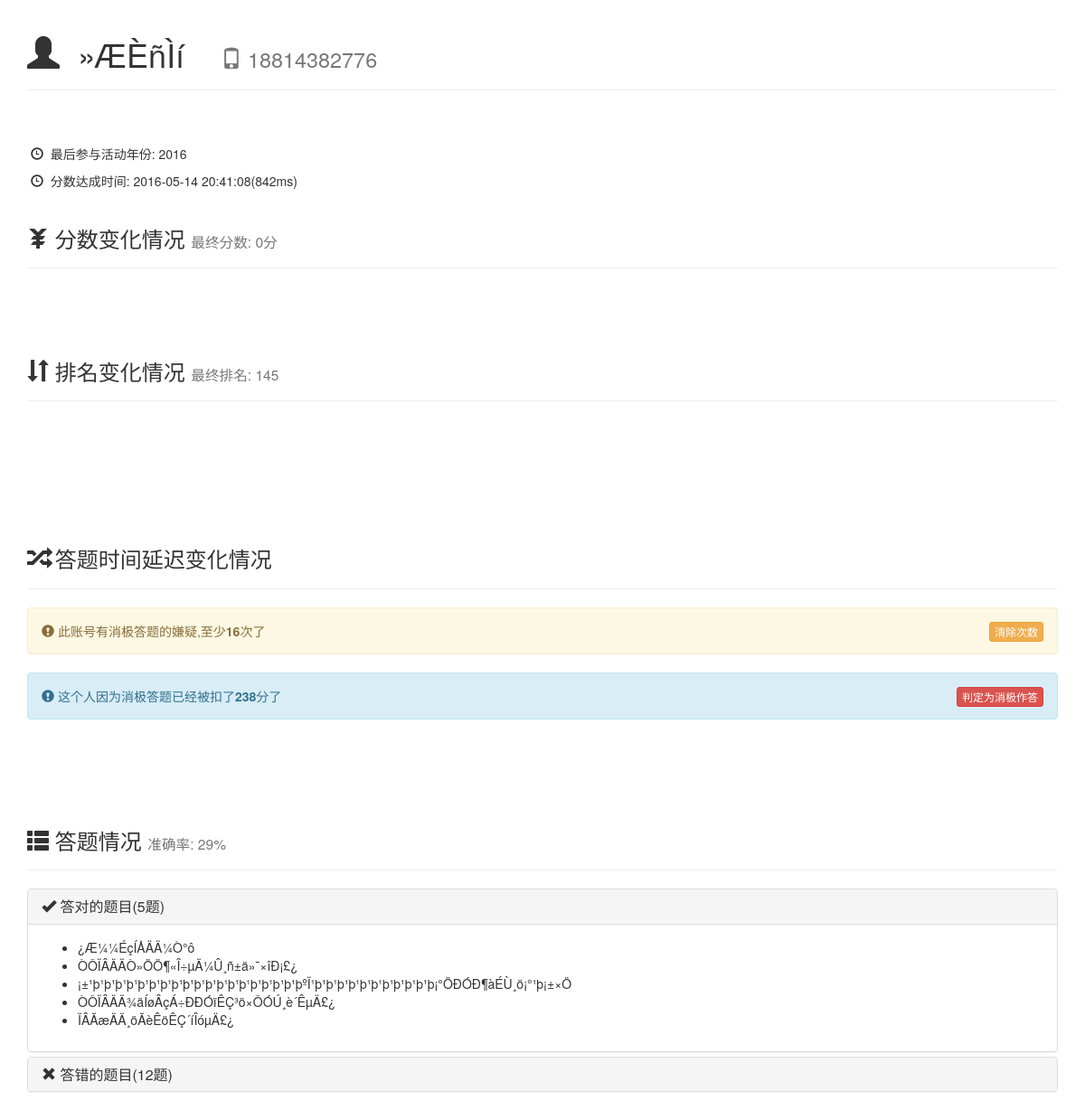
Page /page/activity/CAQ_peoplestatic.php?t=1 on the committed database.
### tables this page shows
CREATE TABLE `question_people` (
  `id` int(11) NOT NULL AUTO_INCREMENT,
  `name` text NOT NULL,
  `tel` text NOT NULL,
  `rightcount` int(11) NOT NULL DEFAULT '0',
  `wrongcount` int(11) NOT NULL DEFAULT '0',
  `score` int(11) NOT NULL DEFAULT '0',
  `historyscore` text NOT NULL,
  `rightids` text,
  `wrongids` text,
  `randomkey` text,
  `achievetime` datetime NOT NULL,
  `achievets` int(11) DEFAULT NULL,
  `isbanned` int(11) NOT NULL DEFAULT '0',
  `wrongidccount` int(11) NOT NULL DEFAULT '0',
  `ranking` int(11) NOT NULL DEFAULT '0',
  `oldranking` int(11) NOT NULL DEFAULT '1000',
  `historyranking` text NOT NULL COMMENT 'Ã¿Ò»´ÎµÄÅÅÃûÇé¿ö',
  `participateyears` text NOT NULL COMMENT '²ÎÓë¹ýµÄÄê·Ý',
  `historydata` text NOT NULL COMMENT '¼ÇÂ¼Ö®Ç°Ã¿Ò»ÄêÕâ¸öÈËµÄ´ðÌâÍ³¼Æ',
  `active` tinyint(4) NOT NULL DEFAULT '1' COMMENT 'ÓÃÀ´¼ÇÂ¼Á¬ÐøÃ»ÓÐÊäÈëÑéÖ¤ÂëµÄ´ÎÊý',
  `activeminusscore` mediumint(9) NOT NULL DEFAULT '0' COMMENT 'ÒòÎªÃ»ÓÐÊäÈëÑéÖ¤ÂëÏû¼«±ÈÈü¶ø¿Û³ýµÄ·ÖÊý×ÜºÍ',
  `lastactiveyear` int(11) NOT NULL COMMENT '×îºóÒ»´Î²ÎÓëÕâ¸ö»î¶¯µÄÄê·Ý',
  PRIMARY KEY (`id`),
  KEY `active` (`active`),
  KEY `lastactiveyear` (`lastactiveyear`)
);

CREATE TABLE `question` (
  `id` int(11) NOT NULL AUTO_INCREMENT,
  `question` text NOT NULL,
  `a` text,
  `b` text,
  `c` text,
  `d` text,
  `randomtrue` char(1) DEFAULT NULL,
  `peoplelimit` int(11) NOT NULL,
  `addscore` int(11) NOT NULL,
  `minusscore` int(11) NOT NULL,
  `sort` int(11) NOT NULL,
  `extension` int(11) NOT NULL DEFAULT '0',
  `availabletime` int(11) NOT NULL,
  PRIMARY KEY (`id`)
);

### plugin/php/sqlhelper.php (called while the page is built, shortened)
<?php
class sqlhelper{
	public function mysql($sql){
		$rerere = mysql_query($sql);
		return $rerere;
	}
}
?>

### page/activity/CAQ_peoplestatic.php (the view, shortened to what this page needs)
<?php
require_once(ROOT_PATH.PLUG_PATH.'/php/sqlhelper.php');
?>
<?php
if(is_array($_GET)&&count($_GET)>0){
    if(isset($_GET["t"])){
        $t=$_GET["t"];
    }else{
        $t="";
    }
}else{
    $t="";
}
$nc = new sqlhelper();
$result = $nc ->mysql("select * from question_people where id=$t limit 1");
$row = mysql_fetch_array($result);
$name = $row['name'];
$tel = $row['tel'];
$rightcount = $row['rightcount'];
$wrongcount = $row['wrongcount'];
$score = $row['score'];
$ranking = $row['ranking'];
$rightids = $row['rightids'];
$wrongids = $row['wrongids'];
$achievetime = $row['achievetime'];
$achievets = $row['achievets'];
$active = $row['active'];
$activeminusscore = $row['activeminusscore'];
$lastactiveyear = $row['lastactiveyear'];
$rightidsarray = array_filter(array_unique(explode(",",$rightids)));
$wrongidsarray = array_filter(array_unique(explode(",",$wrongids)));
$correctrate = $rightcount+$wrongcount == 0? 100 : round($rightcount/($rightcount+$wrongcount)*100);
?>
<!DOCTYPE html>
<html>
    <head>
        <link rel="stylesheet" href="//maxcdn.bootstrapcdn.com/font-awesome/4.3.0/css/font-awesome.min.css">
        <?php echo constant( 'BOOTSTRAP_DEFINE');?>
        <link rel="stylesheet/less" href="<?php echo constant("CSS_PATH")?>caq.less">
        <link href="http://cdn.jsdelivr.net/chartist.js/latest/chartist.min.css" rel="stylesheet" type="text/css" />
    </head>
    <body>
        <div class="container">
            <div class="page-header">
                <h1><span class="glyphicon glyphicon-user"></span>&nbsp;&nbsp;<?php echo $name;?>&nbsp;&nbsp;&nbsp;&nbsp;<small><span class="glyphicon glyphicon-phone"></span>&nbsp;<?php echo $tel;?></small></h1>
            </div>
            <br>
            <br>
            <p>&nbsp;<span class="glyphicon glyphicon-time"></span>&nbsp;&nbsp;最后参与活动年份:&nbsp;<?php echo $lastactiveyear;?></p>
            <p>&nbsp;<span class="glyphicon glyphicon-time"></span>&nbsp;&nbsp;分数达成时间:&nbsp;<?php echo $achievetime."(".$achievets."ms)"?></p>
            <div class="page-header">
                <h3><span class="glyphicon glyphicon-yen"></span>&nbsp;分数变化情况&nbsp;<small>最终分数:&nbsp;<?php echo $score;?>分</small></h3>
            </div>
            <br>
            <br>
            <div class="page-header">
                <h3><span class="glyphicon glyphicon-sort"></span>&nbsp;排名变化情况&nbsp;<small>最终排名:&nbsp;<?php echo $ranking;?></small></h3>
            </div>
            <br>
            <br>
            <br>
            <br>
            <br>
            <div class="page-header">
                <h3><span class="glyphicon glyphicon-random"></span>&nbsp;答题时间延迟变化情况&nbsp;</h3>
            </div>
            <?php
            if($active >1){
            ?>
            <div class="alert alert-warning" role="alert"><span class="glyphicon glyphicon-exclamation-sign"></span>&nbsp;此账号有消极答题的嫌疑,至少<strong><?php echo $active;?></strong>次了
                <button type="button" class="btn btn-warning btn-xs" style="float:right" onclick="clearactivecount()">清除次数</button>
            </div>
            <?php
            }
            ?>
            <div class="alert alert-info" role="alert"><span class="glyphicon glyphicon-exclamation-sign"></span>&nbsp;这个人因为消极答题已经被扣了<strong><?php echo $activeminusscore;?></strong>分了
                <button type="button" class="btn btn-danger btn-xs" style="float:right" onclick="passive()">判定为消极作答</button>
            </div>
            <br>
            <br>
            <br>
            <div class="page-header">
                <h3><span class="glyphicon glyphicon-th-list"></span>&nbsp;答题情况&nbsp;<small>准确率:&nbsp;<?php echo $correctrate;?>%</small></h3>
            </div>
            <div class="panel-group" id="accordion" role="tablist" aria-multiselectable="true">
              <div class="panel panel-default">
                <div class="panel-heading" role="tab" id="headingOne">
                  <h4 class="panel-title">
                    <a role="button" data-toggle="collapse" data-parent="#accordion" href="#collapseOne" aria-expanded="true" aria-controls="collapseOne">
                      <span class="glyphicon glyphicon-ok"></span>&nbsp;答对的题目(<?php echo count($rightidsarray);?>题)
                    </a>
                  </h4>
                </div>
                <div id="collapseOne" class="panel-collapse collapse in" role="tabpanel" aria-labelledby="headingOne">
                  <div class="panel-body">
                    <ul>
                        <?php
                          $nc = new sqlhelper();
                        foreach($rightidsarray as $v){
                            $result = $nc ->mysql("select question from question where id={$v} limit 1");
                            $row = mysql_fetch_array($result);
                            echo "<li>".$row['question']."</li>";
                        }
                        ?>
                      </ul>
                  </div>
                </div>
              </div>
              <div class="panel panel-default">
                <div class="panel-heading" role="tab" id="headingTwo">
                  <h4 class="panel-title">
                    <a class="collapsed" role="button" data-toggle="collapse" data-parent="#accordion" href="#collapseTwo" aria-expanded="false" aria-controls="collapseTwo">
                      <span class="glyphicon glyphicon-remove"></span>&nbsp;答错的题目(<?php echo count($wrongidsarray);?>题)
                    </a>
                  </h4>
                </div>
              </div>
            </div>
        </div>
    </body>
</html>

### rows in the picture
question_people: name "»ÆÈñÌí", tel "18814382776", lastactiveyear "2016", achievetime "2016-05-14 20:41:08", achievets "842", score "0", ranking "145", active "16", activeminusscore "238", correctrate "29", rightids "5", wrongids "12"
question: question "¿Æ¼¼ÉçÍÅÄÄ¼Ò°ô"
question: question "ÒÔÏÂÄÄÒ»ÖÖ¶«Î÷µÄ¼Û¸ñ±ä»¯×îÐ¡£¿"
question: question "¡±¹þ¹þ¹þ¹þ¹þ¹þ¹þ¹þ¹þ¹þ¹þ¹þ¹þ¹þ¹þ¹þ¹þ¹þ¹þºÏ¹þ¹þ¹þ¹þ¹þ¹þ¹þ¹þ¹þ¹þ¹þ¡°ÖÐÓÐ¶àÉÙ¸ö¡°¹þ¡±×Ö"
question: question "ÒÔÏÂÄÄ¾äÍøÂçÁ÷ÐÐÓïÊÇ³ö×ÔÓÚ¸è´ÊµÄ£¿"
question: question "ÏÂÃæÄÄ¸öÃèÊöÊÇ´íÎóµÄ£¿"
